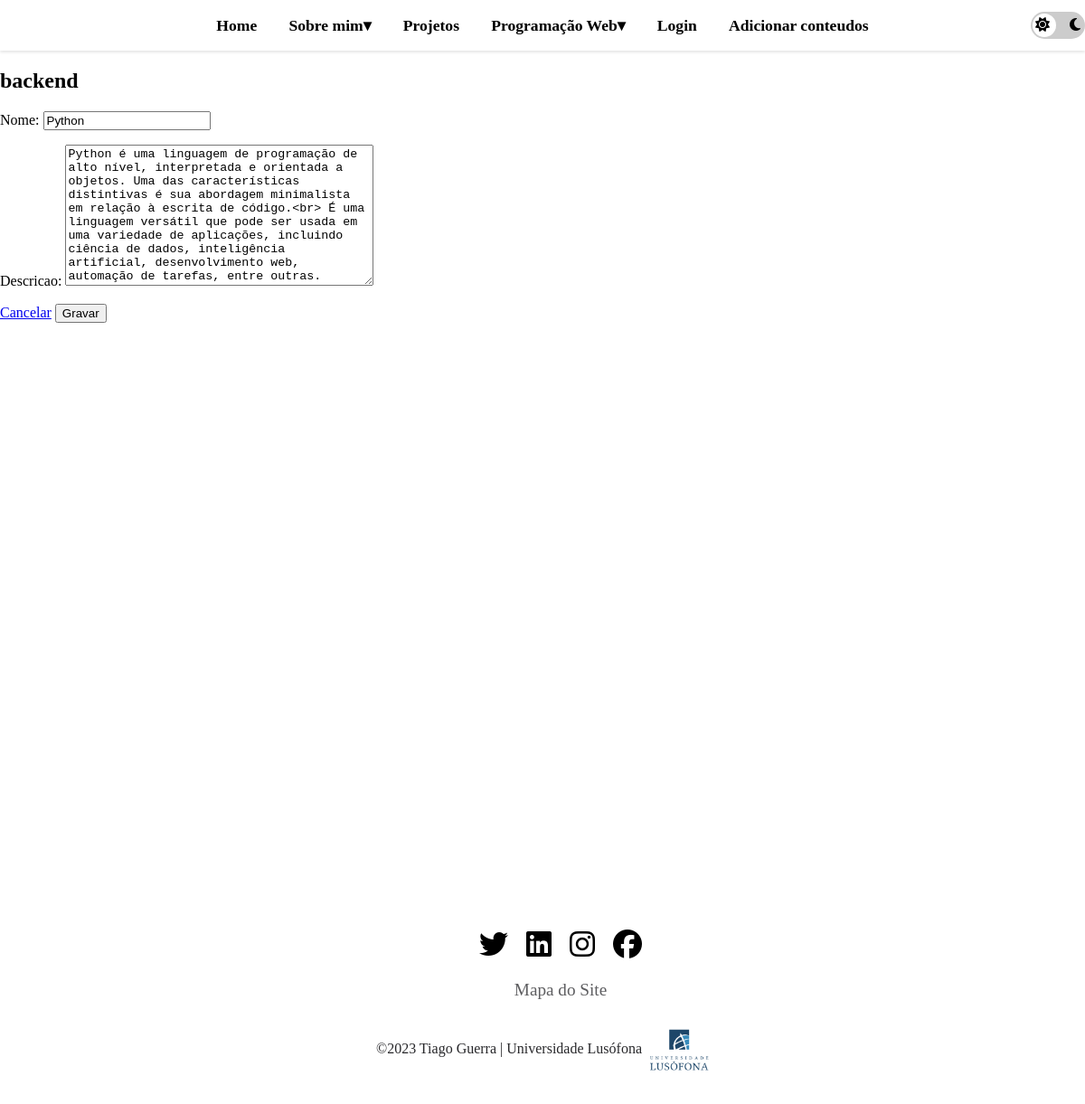
The page /edita/backend/1/ on the database its author committed.
### portfolio/models.py (models this page shows, shortened)
class Backend(models.Model):
    nome = models.CharField(max_length=75, blank=True)
    descricao = models.TextField(max_length=2000, blank=True)

### portfolio/views.py (the view)
# urls.py: path('edita/<str:tab_prefix>/<int:item_id>/', views.edita_view, name='edita'),
def edita_view(request, tab_prefix, item_id):
    if tab_prefix == 'cadeira':
        form = CadeiraForm(request.POST or None, instance=Cadeira.objects.get(id=item_id))
    elif tab_prefix == 'hobby':
        form = HobbyForm(request.POST or None, instance=Hobby.objects.get(id=item_id))
    elif tab_prefix == 'projeto':
        form = ProjetoForm(request.POST or None, instance=Projeto.objects.get(id=item_id))
    elif tab_prefix == 'frontend':
        form = FrontendForm(request.POST or None, instance=Frontend.objects.get(id=item_id))
    elif tab_prefix == 'backend':
        form = BackendForm(request.POST or None, instance=Backend.objects.get(id=item_id))
    if form.is_valid():
        form.save()
        return redirect('portfolio:home')
    context = {'form': form, 'tab_prefix': tab_prefix, 'item_id': item_id}
    return render(request, 'portfolio/edita.html', context)

### portfolio/forms.py
class BackendForm(forms.ModelForm):
    class Meta:
        model = Backend
        fields = '__all__'

### portfolio/templates/portfolio/edita.html (shortened to what this page needs)
{% extends 'portfolio/layout.html' %}
{% load static %}
{% block head %}
<link rel="stylesheet" href="{% static 'css/conteudos.css' %}">
{% endblock %}
{% block main %}
    <h2>{{ tab_prefix }}</h2>
    <form action="{% url 'portfolio:edita' tab_prefix=tab_prefix|lower item_id=item_id %}" method="POST">
        {{ form.as_p }}
        <a href="{% url 'portfolio:adiciona_conteudos' %}" role="button" class="btn btn-warning">Cancelar</a>
        <input type="submit" value="Gravar" class="btn btn-success" >
    </form>
{% endblock %}

### portfolio/static/css/geral-light.css (style rules this page uses)
html, body { height: 100%; margin: 0; padding: 0; }
form { background-color: white; }

### rows shown on the page
Backend: nome "Python", descricao "Python é uma linguagem de programação de alto nível, interpretada e orientada a objetos. Uma das características distintivas é sua abordagem minimalista em relação à escrita de código.<br> É uma linguagem versátil que pode ser usada em uma variedade de aplicações, incluindo ciência de dados, inteligência artificial, desenvolvimento web, automação de tarefas, entre outras."

### other values the page prints
{{ tab_prefix }} "backend"
